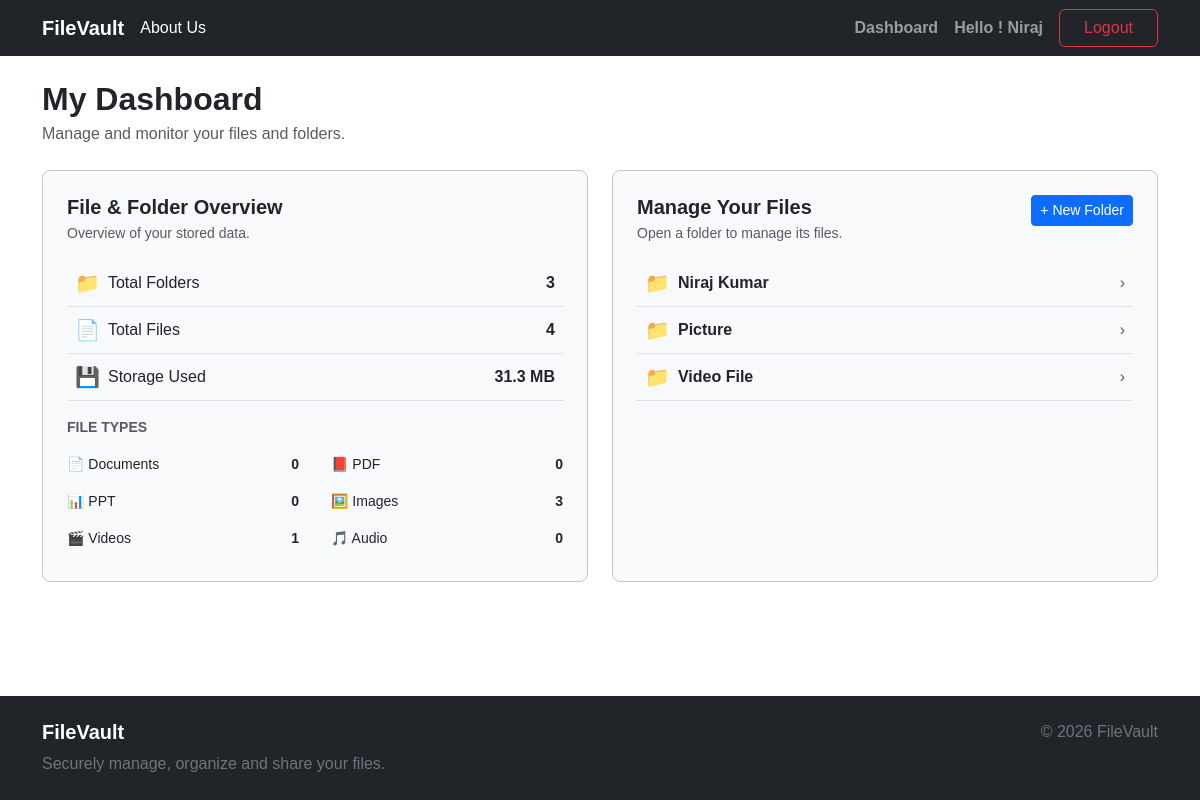
Before: /storage/ (signed in) with the older database file.
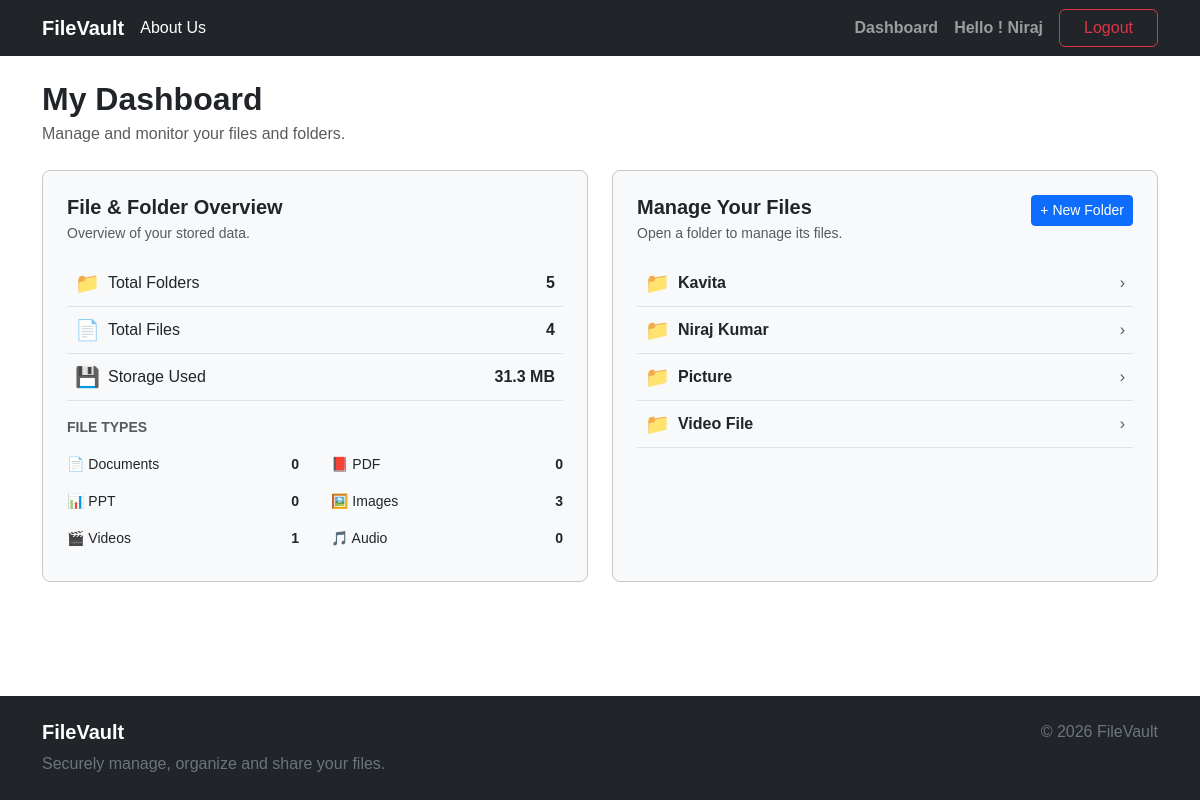
After: the same page with the newer database file.
### storage/models.py (models this page shows, shortened)
class Folder(models.Model):
      owner = models.ForeignKey(
            settings.AUTH_USER_MODEL,
            on_delete = models.CASCADE,
            related_name= 'folders'
      )
      name = models.CharField(max_length=255)
      parent = models.ForeignKey(
            "self",
            on_delete= models.CASCADE,
            null=True,
            blank=True,
            related_name="children"
      )
      created_at = models.DateTimeField(auto_now_add=True)
      updated_at = models.DateTimeField(auto_now=True)
      class Meta:
            ordering = ['name']
      def get_absolute_url(self):
            return reverse(
                  "storage:folder-detail",
                  kwargs={
                        "pk": self.pk,
                  },
            )

### storage/views.py (the view)
# urls.py: path("",DashboardView.as_view(),name="dashboard",),
class DashboardView(LoginRequiredMixin, ListView):
      model = Folder
      template_name = "storage/dashboard.html"
      context_object_name = "folders"
      def get_queryset(self):
            return Folder.objects.filter(
                  owner=self.request.user,
                  parent__isnull=True,
            ).order_by("name")
      def get_context_data(self, **kwargs):
            context = super().get_context_data(**kwargs)
            user = self.request.user
            all_folders = Folder.objects.filter(owner=user)
            all_files = File.objects.filter(owner=user)
            context["total_folders"] = all_folders.count()
            context["total_files"] = all_files.count()
            context["image_count"] = all_files.filter(
                  file_type__startswith="image/"
            ).count()
            context["video_count"] = all_files.filter(
                  file_type__startswith="video/"
            ).count()
            context["audio_count"] = all_files.filter(
                  file_type__startswith="audio/"
            ).count()
            context["pdf_count"] = all_files.filter(
                  file_type="application/pdf"
            ).count()
            context["document_count"] = all_files.filter(
                  file_type__in=[
                  "application/msword",
                  "application/vnd.openxmlformats-officedocument.wordprocessingml.document",
                  ]
            ).count()
            context["presentation_count"] = all_files.filter(
                  file_type__in=[
                  "application/vnd.ms-powerpoint",
                  "application/vnd.openxmlformats-officedocument.presentationml.presentation",
                  ]
            ).count()
            context["total_storage"] = sum(
                  file.size for file in all_files
            )
            return context

### storage/templates/storage/dashboard.html (shortened to what this page needs)
{% extends "base.html" %}
{% block content %}
<div class="container py-4">
      <div class="mb-4">
            <h2 class="fw-bold mb-1">
                  My Dashboard
            </h2>
            <p class="text-muted mb-0">
                  Manage and monitor your files and folders.
            </p>
      </div>
      <div class="row g-4">
            <div class="col-lg-6">
                  <div class="h-100 border border-secondary-subtle
                              rounded-3 bg-light p-4">
                        <h5 class="fw-bold mb-1">
                              File & Folder Overview
                        </h5>
                        <p class="text-muted small mb-3">
                              Overview of your stored data.
                        </p>
                        <div class="d-flex align-items-center
                    justify-content-between
                    py-2 px-2
                    border-bottom">
                              <div class="d-flex align-items-center gap-2">
                                    <span class="fs-5">
                                          📁
                                    </span>
                                    <span>
                                          Total Folders
                                    </span>
                              </div>
                              <span class="fw-bold">
                                    {{ total_folders }}
                              </span>
                        </div>
                        <div class="d-flex align-items-center
                    justify-content-between
                    py-2 px-2
                    border-bottom">
                              <div class="d-flex align-items-center gap-2">
                                    <span class="fs-5">
                                          📄
                                    </span>
                                    <span>
                                          Total Files
                                    </span>
                              </div>
                              <span class="fw-bold">
                                    {{ total_files }}
                              </span>
                        </div>
                        <div class="d-flex align-items-center
                    justify-content-between
                    py-2 px-2
                    border-bottom">
                              <div class="d-flex align-items-center gap-2">
                                    <span class="fs-5">
                                          💾
                                    </span>
                                    <span>
                                          Storage Used
                                    </span>
                              </div>
                              <span class="fw-bold">
                                    {{ total_storage|filesizeformat }}
                              </span>
                        </div>
                        <div class="mt-3">
                              <div class="small fw-bold text-muted mb-2">
                                    FILE TYPES
                              </div>
                              <div class="row g-0">
                                    <div class="col-6">
                                          <div class="d-flex justify-content-between
                                align-items-center
                                py-2 pe-3">
                                                <span class="small">
                                                      📄 Documents
                                                </span>
                                                <strong class="small">
                                                      {{ document_count }}
                                                </strong>
                                          </div>
                                    </div>
                                    <div class="col-6">
                                          <div class="d-flex justify-content-between
                                align-items-center
                                py-2 ps-3">
                                                <span class="small">
                                                      📕 PDF
                                                </span>
                                                <strong class="small">
                                                      {{ pdf_count }}
                                                </strong>
                                          </div>
                                    </div>
                                    <div class="col-6">
                                          <div class="d-flex justify-content-between
                                align-items-center
                                py-2 pe-3">
                                                <span class="small">
                                                      📊 PPT
                                                </span>
                                                <strong class="small">
                                                      {{ presentation_count }}
                                                </strong>
                                          </div>
                                    </div>
                                    <div class="col-6">
                                          <div class="d-flex justify-content-between
                                align-items-center
                                py-2 ps-3">
                                                <span class="small">
                                                      🖼️ Images
                                                </span>
                                                <strong class="small">
                                                      {{ image_count }}
                                                </strong>
                                          </div>
                                    </div>
                                    <div class="col-6">
                                          <div class="d-flex justify-content-between
                                align-items-center
                                py-2 pe-3">
                                                <span class="small">
                                                      🎬 Videos
                                                </span>
                                                <strong class="small">
                                                      {{ video_count }}
                                                </strong>
                                          </div>
                                    </div>
                                    <div class="col-6">
                                          <div class="d-flex justify-content-between
                                align-items-center
                                py-2 ps-3">
                                                <span class="small">
                                                      🎵 Audio
                                                </span>
                                                <strong class="small">
                                                      {{ audio_count }}
                                                </strong>
                                          </div>
                                    </div>
                              </div>
                        </div>
                  </div>
            </div>
            <div class="col-lg-6">
                  <div class="h-100 border border-secondary-subtle
                rounded-3 bg-light p-4">
                        <div class="d-flex justify-content-between
                    align-items-start mb-3">
                              <div>
                                    <h5 class="fw-bold mb-1">
                                          Manage Your Files
                                    </h5>
                                    <p class="text-muted small mb-0">
                                          Open a folder to manage its files.
                                    </p>
                              </div>
                              <a href="{% url 'storage:folder-create' %}" class="btn btn-primary btn-sm">
                                    + New Folder
                              </a>
                        </div>
                        {% if folders %}
                        <div class="d-flex flex-column">
                              {% for folder in folders %}
                              <a href="{{ folder.get_absolute_url }}" class="d-flex align-items-center
                               justify-content-between
                               py-2 px-2
                               border-bottom
                               text-decoration-none
                               text-dark">
                                    <div class="d-flex align-items-center gap-2">
                                          <span class="fs-5">
                                                📁
                                          </span>
                                          <span class="fw-semibold">
                                                {{ folder.name }}
                                          </span>
                                    </div>
                                    <span class="text-muted">
                                          ›
                                    </span>
                              </a>
                              {% endfor %}
                        </div>
                        {% endif %}
                  </div>
            </div </div>
      </div>
      {% endblock %}

### templates/base.html (shortened to what this page needs)
<!DOCTYPE html>
<html lang="en">
<head>
      <link href="https://cdn.jsdelivr.net/npm/bootstrap@5.3.8/dist/css/bootstrap.min.css" rel="stylesheet">
      {% load static %}
      <link rel="stylesheet" href="{% static 'css/style.css' %}">
</head>
<body class="d-flex flex-column min-vh-100">
      <nav class="navbar navbar-expand-lg navbar-dark bg-dark">
            <div class="container">
                  <a class="navbar-brand fw-bold" href="{% url 'home' %}">FileVault</a>
                  <a class="nav-link text-white" href="{% url 'about' %}">About Us</a>
                  <div class="collapse navbar-collapse" id="mainNavbar">
                        <ul class="navbar-nav ms-auto align-items-lg-center">
                              {% if not user.is_authenticated %}
                              <li class="nav-item">
                                    <a class="nav-link" href="{% url 'accounts:login' %}"> Login </a>
                              </li>
                              <li class="nav-item ms-lg-2">
                                    <a class="btn btn-primary px-4" href="{% url 'accounts:register' %}">
                                          Register
                                    </a>
                              </li>
                              {% else %}
                              <li class="nav-item">
                                    <a class="nav-link fw-bold" href="{% url 'storage:dashboard' %}">
                                          Dashboard
                                    </a>
                              </li>
                              <li class="nav-item">
                                    <a class="nav-link fw-bold" href="#">
                                          Hello ! {{ user.username }}
                                    </a>
                              </li>
                              <li class="nav-item ms-lg-2">
                                    <form method="post" action="{% url 'accounts:logout' %}" class="d-inline">
                                          <button type="submit" class="btn btn-outline-danger px-4">
                                                Logout
                                          </button>
                                    </form>
                              </li>
                              {% endif %}
                        </ul>
                  </div>
            </div>
      </nav>
      <main class="flex-grow-1">
            {% block content %}
            {% endblock %}
      </main>
      <footer class="bg-dark text-white mt-auto">
            <div class="container py-4">
                  <div class="row">
                        <div class="col-md-6">
                              <h5 class="fw-bold">
                                    FileVault
                              </h5>
                              <p class="text-secondary mb-0">
                                    Securely manage, organize and share
                                    your files.
                              </p>
                        </div>
                        <div class="col-md-6 text-md-end">
                              <p class="text-secondary mb-0">
                                    © 2026 FileVault
                              </p>
                        </div>
                  </div>
            </div>
      </footer>
</body>
</html>

### static/css/style.css (style rules this page uses)
body { font-family: Arial, sans-serif; }

Changed rows visible on the page:
added Folder: name "Kavita"
Other visible differences:
{{ total_folders }}: "3" → "5"
